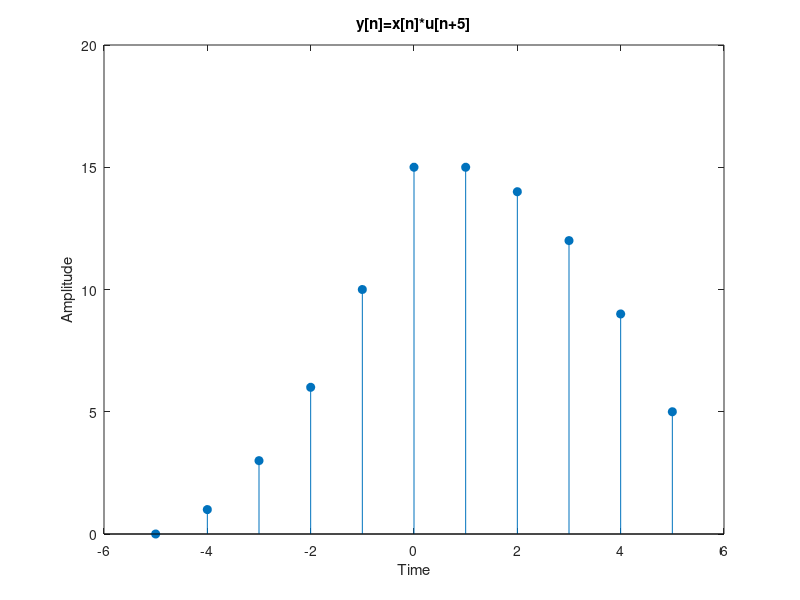

Source code (MATLAB):
x=[0:5];
u=[1 1 1 1 1 1];
y=conv(x,u);
n=[-5:5];
figure(1)
stem(n,y,'filled')
xlabel('Time')
ylabel('Amplitude')
title('y[n]=x[n]*u[n+5]')